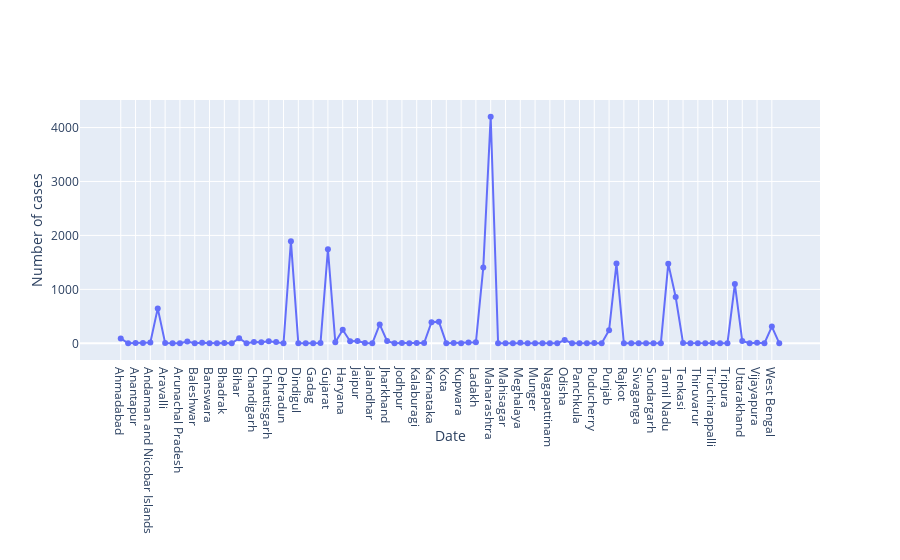

Notebook source saved alongside this figure:
### Code cell
fig=go.Figure(data=data1, layout=layout)
fig.show()

### Figure 1 — Plotly figure (JSON) as saved in the notebook; plotly's stock layout.template omitted (floating-point values rounded to 4 significant figures)
{"data": [{"mode": "lines+markers", "text": ["Ahmadabad", "Ajmer", "Anantapur", "Anantnag", "Andaman and Nicobar Islands", "Andhra Pradesh", "Aravalli", "Ariyalur", "Arunachal Pradesh", "Assam", "Baleshwar", "Bandipore", "Banswara", "Baramula", "Bhadrak", "Bidar", "Bihar", "Bokaro", "Chandigarh", "Chennai", "Chhattisgarh", "Chittoor", "Dehradun", "Delhi", "Dindigul", "East Godavari", "Gadag", "Goa", "Gujarat", "Guntur", "Haryana", "Himachal Pradesh", "Jaipur", "Jajapur", "Jalandhar", "Jammu and Kashmir", "Jharkhand", "Jhunjhunu", "Jodhpur", "Kachchh", "Kalaburagi", "Kannur", "Karnataka", "Kerala", "Kota", "Krishna", "Kupwara", "Kurnool", "Ladakh", "Madhya Pradesh", "Maharashtra", "Mahesana", "Mahisagar", "Manipur", "Meghalaya", "Mizoram", "Munger", "Nagaland", "Nagapattinam", "Nagaur", "Odisha", "Panch Mahals", "Panchkula", "Perambalur", "Puducherry", "Pudukkottai", "Punjab", "Rajasthan", "Rajkot", "Ramanathapuram", "Sivaganga", "South Andaman", "Sundargarh", "Surat", "Tamil Nadu", "Telangana", "Tenkasi", "Thiruvallur", "Thiruvarur", "Thoothukkudi", "Tiruchirappalli", "Tiruppur", "Tripura", "Uttar Pradesh", "Uttarakhand", "Vadodara", "Vijayapura", "Viluppuram", "West Bengal", "Y.S.R."], "type": "scatter", "x": ["Ahmadabad", "Ajmer", "Anantapur", "Anantnag", "Andaman and Nicobar Islands", "Andhra Pradesh", "Aravalli", "Ariyalur", "Arunachal Pradesh", "Assam", "Baleshwar", "Bandipore", "Banswara", "Baramula", "Bhadrak", "Bidar", "Bihar", "Bokaro", "Chandigarh", "Chennai", "Chhattisgarh", "Chittoor", "Dehradun", "Delhi", "Dindigul", "East Godavari", "Gadag", "Goa", "Gujarat", "Guntur", "Haryana", "Himachal Pradesh", "Jaipur", "Jajapur", "Jalandhar", "Jammu and Kashmir", "Jharkhand", "Jhunjhunu", "Jodhpur", "Kachchh", "Kalaburagi", "Kannur", "Karnataka", "Kerala", "Kota", "Krishna", "Kupwara", "Kurnool", "Ladakh", "Madhya Pradesh", "Maharashtra", "Mahesana", "Mahisagar", "Manipur", "Meghalaya", "Mizoram", "Munger", "Nagaland", "Nagapattinam", "Nagaur", "Odisha", "Panch Mahals", "Panchkula", "Perambalur", "Puducherry", "Pudukkottai", "Punjab", "Rajasthan", "Rajkot", "Ramanathapuram", "Sivaganga", "South Andaman", "Sundargarh", "Surat", "Tamil Nadu", "Telangana", "Tenkasi", "Thiruvallur", "Thiruvarur", "Thoothukkudi", "Tiruchirappalli", "Tiruppur", "Tripura", "Uttar Pradesh", "Uttarakhand", "Vadodara", "Vijayapura", "Viluppuram", "West Bengal", "Y.S.R."], "y": [91, 1, 4, 5, 15, 647, 6, 2, 1, 34, 2, 10, 1, 1, 5, 1, 93, 1, 26, 18, 36, 25, 2, 1893, 2, 2, 1, 7, 1743, 20, 250, 39, 43, 5, 1, 350, 41, 2, 6, 2, 5, 6, 390, 401, 3, 5, 2, 16, 18, 1407, 4200, 1, 1, 2, 11, 1, 3, 1, 1, 2, 61, 2, 1, 1, 7, 1, 244, 1478, 2, 1, 1, 1, 1, 2, 1477, 858, 4, 2, 1, 1, 4, 1, 2, 1099, 42, 1, 11, 3, 310, 3]}], "layout": {"xaxis": {"title": {"text": "Date"}}, "yaxis": {"title": {"text": "Number of cases"}}}}
